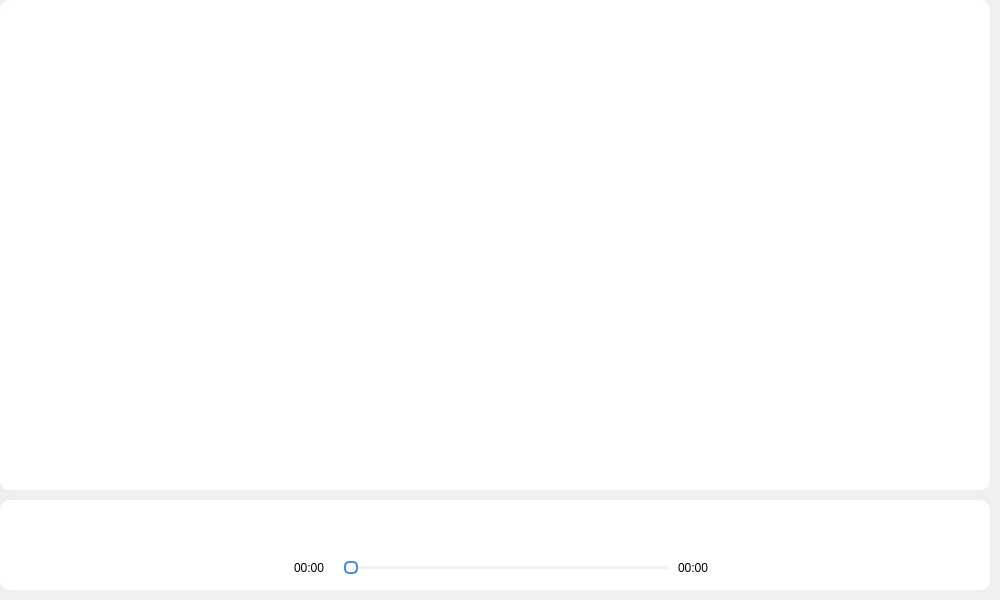
<?xml version="1.0" encoding="UTF-8"?>
<ui version="4.0">
 <class>UIMain</class>
 <widget class="QWidget" name="UIMain">
  <property name="geometry">
   <rect>
    <x>0</x>
    <y>0</y>
    <width>1000</width>
    <height>600</height>
   </rect>
  </property>
  <property name="sizePolicy">
   <sizepolicy hsizetype="Preferred" vsizetype="Preferred">
    <horstretch>0</horstretch>
    <verstretch>0</verstretch>
   </sizepolicy>
  </property>
  <property name="minimumSize">
   <size>
    <width>1000</width>
    <height>600</height>
   </size>
  </property>
  <property name="baseSize">
   <size>
    <width>0</width>
    <height>0</height>
   </size>
  </property>
  <property name="windowTitle">
   <string>Form</string>
  </property>
  <property name="styleSheet">
   <string notr="true"/>
  </property>
  <layout class="QVBoxLayout" name="verticalLayout_2">
   <property name="spacing">
    <number>10</number>
   </property>
   <property name="leftMargin">
    <number>0</number>
   </property>
   <property name="topMargin">
    <number>0</number>
   </property>
   <property name="rightMargin">
    <number>10</number>
   </property>
   <property name="bottomMargin">
    <number>10</number>
   </property>
   <item>
    <widget class="QStackedWidget" name="stackedWidget">
     <property name="styleSheet">
      <string notr="true">border-radius: 10px;


</string>
     </property>
     <property name="currentIndex">
      <number>0</number>
     </property>
     <widget class="QWidget" name="page">
      <layout class="QVBoxLayout" name="verticalLayout_4">
       <property name="spacing">
        <number>0</number>
       </property>
       <property name="leftMargin">
        <number>0</number>
       </property>
       <property name="topMargin">
        <number>0</number>
       </property>
       <property name="rightMargin">
        <number>0</number>
       </property>
       <property name="bottomMargin">
        <number>0</number>
       </property>
       <item>
        <widget class="QListView" name="listView">
         <property name="sizePolicy">
          <sizepolicy hsizetype="Expanding" vsizetype="Expanding">
           <horstretch>0</horstretch>
           <verstretch>0</verstretch>
          </sizepolicy>
         </property>
         <property name="styleSheet">
          <string notr="true">    QListView {
		background-color: white;
        border: none;
        outline: none;
    }
    QListView::item {
        height: 48px;
        padding: 6px 10px;
        font-size: 14px;
        color: #333333;
        border-bottom: 1px solid #f0f0f0;
    }
</string>
         </property>
         <property name="editTriggers">
          <set>QAbstractItemView::EditTrigger::NoEditTriggers</set>
         </property>
        </widget>
       </item>
      </layout>
     </widget>
     <widget class="QWidget" name="page_2">
      <layout class="QVBoxLayout" name="verticalLayout_5">
       <property name="spacing">
        <number>0</number>
       </property>
       <property name="leftMargin">
        <number>0</number>
       </property>
       <property name="topMargin">
        <number>0</number>
       </property>
       <property name="rightMargin">
        <number>0</number>
       </property>
       <property name="bottomMargin">
        <number>0</number>
       </property>
       <item>
        <widget class="QListView" name="collectListView">
         <property name="styleSheet">
          <string notr="true"> QListView {
		background-color: white;
        border: none;
        outline: none;
    }
    QListView::item {
        height: 48px;
        padding: 6px 10px;
        font-size: 14px;
        color: #333333;
        border-bottom: 1px solid #f0f0f0;
    }
</string>
         </property>
         <property name="editTriggers">
          <set>QAbstractItemView::EditTrigger::NoEditTriggers</set>
         </property>
        </widget>
       </item>
      </layout>
     </widget>
     <widget class="QWidget" name="page_3">
      <layout class="QVBoxLayout" name="verticalLayout_6">
       <property name="spacing">
        <number>0</number>
       </property>
       <property name="leftMargin">
        <number>0</number>
       </property>
       <property name="topMargin">
        <number>0</number>
       </property>
       <property name="rightMargin">
        <number>0</number>
       </property>
       <property name="bottomMargin">
        <number>0</number>
       </property>
       <item>
        <widget class="QWidget" name="widget_2" native="true">
         <property name="styleSheet">
          <string notr="true"/>
         </property>
         <layout class="QVBoxLayout" name="verticalLayout_7">
          <property name="spacing">
           <number>0</number>
          </property>
          <property name="leftMargin">
           <number>0</number>
          </property>
          <property name="topMargin">
           <number>0</number>
          </property>
          <property name="rightMargin">
           <number>0</number>
          </property>
          <property name="bottomMargin">
           <number>0</number>
          </property>
          <item>
           <layout class="QHBoxLayout" name="horizontalLayout_4">
            <property name="spacing">
             <number>30</number>
            </property>
            <item>
             <widget class="QLabel" name="playlistCover">
              <property name="minimumSize">
               <size>
                <width>50</width>
                <height>50</height>
               </size>
              </property>
              <property name="maximumSize">
               <size>
                <width>100</width>
                <height>100</height>
               </size>
              </property>
              <property name="text">
               <string/>
              </property>
              <property name="pixmap">
               <pixmap resource="../../../resources/icon.qrc">:/icon/cover.png</pixmap>
              </property>
              <property name="scaledContents">
               <bool>true</bool>
              </property>
             </widget>
            </item>
            <item>
             <widget class="QLabel" name="playlistName">
              <property name="font">
               <font>
                <pointsize>12</pointsize>
                <italic>false</italic>
                <bold>true</bold>
               </font>
              </property>
              <property name="text">
               <string>新建歌单1</string>
              </property>
             </widget>
            </item>
           </layout>
          </item>
          <item>
           <widget class="QListView" name="songListView">
            <property name="styleSheet">
             <string notr="true">background-color: rgb(255, 255, 255);</string>
            </property>
            <property name="editTriggers">
             <set>QAbstractItemView::EditTrigger::NoEditTriggers</set>
            </property>
           </widget>
          </item>
         </layout>
        </widget>
       </item>
      </layout>
     </widget>
    </widget>
   </item>
   <item>
    <widget class="QFrame" name="controlBar">
     <property name="sizePolicy">
      <sizepolicy hsizetype="Expanding" vsizetype="Fixed">
       <horstretch>0</horstretch>
       <verstretch>0</verstretch>
      </sizepolicy>
     </property>
     <property name="styleSheet">
      <string notr="true">QFrame {
	background: white;
	border-radius: 10px;
}</string>
     </property>
     <property name="frameShape">
      <enum>QFrame::Shape::StyledPanel</enum>
     </property>
     <property name="frameShadow">
      <enum>QFrame::Shadow::Raised</enum>
     </property>
     <layout class="QHBoxLayout" name="horizontalLayout_3">
      <property name="leftMargin">
       <number>12</number>
      </property>
      <property name="topMargin">
       <number>10</number>
      </property>
      <property name="rightMargin">
       <number>12</number>
      </property>
      <property name="bottomMargin">
       <number>10</number>
      </property>
      <item>
       <widget class="QPushButton" name="coverBtn">
        <property name="minimumSize">
         <size>
          <width>70</width>
          <height>70</height>
         </size>
        </property>
        <property name="maximumSize">
         <size>
          <width>70</width>
          <height>70</height>
         </size>
        </property>
        <property name="cursor">
         <cursorShape>PointingHandCursor</cursorShape>
        </property>
        <property name="text">
         <string/>
        </property>
        <property name="icon">
         <iconset resource="../../../resources/icon.qrc">
          <normaloff>:/icon/cover.png</normaloff>:/icon/cover.png</iconset>
        </property>
        <property name="iconSize">
         <size>
          <width>60</width>
          <height>60</height>
         </size>
        </property>
        <property name="checkable">
         <bool>true</bool>
        </property>
        <property name="flat">
         <bool>true</bool>
        </property>
       </widget>
      </item>
      <item>
       <widget class="QWidget" name="widget" native="true">
        <property name="minimumSize">
         <size>
          <width>200</width>
          <height>70</height>
         </size>
        </property>
        <property name="maximumSize">
         <size>
          <width>200</width>
          <height>70</height>
         </size>
        </property>
        <property name="styleSheet">
         <string notr="true"/>
        </property>
        <layout class="QVBoxLayout" name="verticalLayout_3">
         <item>
          <widget class="QLabel" name="titleSinger">
           <property name="minimumSize">
            <size>
             <width>0</width>
             <height>20</height>
            </size>
           </property>
           <property name="styleSheet">
            <string notr="true">font-size: 16px;</string>
           </property>
           <property name="text">
            <string/>
           </property>
           <property name="textFormat">
            <enum>Qt::TextFormat::RichText</enum>
           </property>
          </widget>
         </item>
         <item>
          <widget class="QPushButton" name="loveBtn">
           <property name="enabled">
            <bool>true</bool>
           </property>
           <property name="minimumSize">
            <size>
             <width>22</width>
             <height>22</height>
            </size>
           </property>
           <property name="maximumSize">
            <size>
             <width>22</width>
             <height>22</height>
            </size>
           </property>
           <property name="cursor">
            <cursorShape>PointingHandCursor</cursorShape>
           </property>
           <property name="mouseTracking">
            <bool>false</bool>
           </property>
           <property name="text">
            <string/>
           </property>
           <property name="icon">
            <iconset>
             <selectedon>:/icon/dislove.png</selectedon>
            </iconset>
           </property>
           <property name="iconSize">
            <size>
             <width>22</width>
             <height>22</height>
            </size>
           </property>
           <property name="checkable">
            <bool>true</bool>
           </property>
           <property name="flat">
            <bool>true</bool>
           </property>
          </widget>
         </item>
        </layout>
       </widget>
      </item>
      <item>
       <widget class="QWidget" name="widget_3" native="true">
        <property name="sizePolicy">
         <sizepolicy hsizetype="Expanding" vsizetype="Expanding">
          <horstretch>0</horstretch>
          <verstretch>0</verstretch>
         </sizepolicy>
        </property>
        <property name="minimumSize">
         <size>
          <width>32</width>
          <height>32</height>
         </size>
        </property>
        <property name="styleSheet">
         <string notr="true"/>
        </property>
        <layout class="QVBoxLayout" name="verticalLayout" stretch="2,0">
         <property name="spacing">
          <number>0</number>
         </property>
         <property name="leftMargin">
          <number>0</number>
         </property>
         <property name="topMargin">
          <number>0</number>
         </property>
         <property name="rightMargin">
          <number>0</number>
         </property>
         <property name="bottomMargin">
          <number>0</number>
         </property>
         <item>
          <layout class="QHBoxLayout" name="horizontalLayout">
           <item>
            <spacer name="horizontalSpacer_2">
             <property name="orientation">
              <enum>Qt::Orientation::Horizontal</enum>
             </property>
             <property name="sizeHint" stdset="0">
              <size>
               <width>40</width>
               <height>20</height>
              </size>
             </property>
            </spacer>
           </item>
           <item>
            <widget class="QPushButton" name="modeBtn">
             <property name="sizePolicy">
              <sizepolicy hsizetype="Fixed" vsizetype="Preferred">
               <horstretch>0</horstretch>
               <verstretch>0</verstretch>
              </sizepolicy>
             </property>
             <property name="minimumSize">
              <size>
               <width>35</width>
               <height>35</height>
              </size>
             </property>
             <property name="maximumSize">
              <size>
               <width>35</width>
               <height>35</height>
              </size>
             </property>
             <property name="cursor">
              <cursorShape>PointingHandCursor</cursorShape>
             </property>
             <property name="text">
              <string/>
             </property>
             <property name="icon">
              <iconset resource="../../../resources/icon.qrc">
               <normaloff>:/icon/loop.png</normaloff>:/icon/loop.png</iconset>
             </property>
             <property name="iconSize">
              <size>
               <width>20</width>
               <height>20</height>
              </size>
             </property>
             <property name="shortcut">
              <string>CapsLock, Return</string>
             </property>
             <property name="flat">
              <bool>true</bool>
             </property>
            </widget>
           </item>
           <item>
            <spacer name="horizontalSpacer_6">
             <property name="orientation">
              <enum>Qt::Orientation::Horizontal</enum>
             </property>
             <property name="sizeType">
              <enum>QSizePolicy::Policy::Fixed</enum>
             </property>
             <property name="sizeHint" stdset="0">
              <size>
               <width>25</width>
               <height>25</height>
              </size>
             </property>
            </spacer>
           </item>
           <item>
            <widget class="QPushButton" name="lastBtn">
             <property name="sizePolicy">
              <sizepolicy hsizetype="Preferred" vsizetype="Fixed">
               <horstretch>0</horstretch>
               <verstretch>0</verstretch>
              </sizepolicy>
             </property>
             <property name="minimumSize">
              <size>
               <width>35</width>
               <height>35</height>
              </size>
             </property>
             <property name="maximumSize">
              <size>
               <width>35</width>
               <height>35</height>
              </size>
             </property>
             <property name="cursor">
              <cursorShape>PointingHandCursor</cursorShape>
             </property>
             <property name="text">
              <string/>
             </property>
             <property name="icon">
              <iconset resource="../../../resources/icon.qrc">
               <normaloff>:/icon/last.png</normaloff>:/icon/last.png</iconset>
             </property>
             <property name="iconSize">
              <size>
               <width>20</width>
               <height>20</height>
              </size>
             </property>
             <property name="flat">
              <bool>true</bool>
             </property>
            </widget>
           </item>
           <item>
            <spacer name="horizontalSpacer_8">
             <property name="orientation">
              <enum>Qt::Orientation::Horizontal</enum>
             </property>
             <property name="sizeType">
              <enum>QSizePolicy::Policy::Fixed</enum>
             </property>
             <property name="sizeHint" stdset="0">
              <size>
               <width>25</width>
               <height>25</height>
              </size>
             </property>
            </spacer>
           </item>
           <item>
            <widget class="QPushButton" name="playBtn">
             <property name="sizePolicy">
              <sizepolicy hsizetype="Preferred" vsizetype="Fixed">
               <horstretch>0</horstretch>
               <verstretch>0</verstretch>
              </sizepolicy>
             </property>
             <property name="minimumSize">
              <size>
               <width>45</width>
               <height>45</height>
              </size>
             </property>
             <property name="maximumSize">
              <size>
               <width>50</width>
               <height>50</height>
              </size>
             </property>
             <property name="cursor">
              <cursorShape>PointingHandCursor</cursorShape>
             </property>
             <property name="styleSheet">
              <string notr="true">QPushButton{
	min-width: 43;
	min-height: 43;
}</string>
             </property>
             <property name="text">
              <string/>
             </property>
             <property name="icon">
              <iconset resource="../../../resources/icon.qrc">
               <normaloff>:/icon/pause.png</normaloff>:/icon/pause.png</iconset>
             </property>
             <property name="iconSize">
              <size>
               <width>43</width>
               <height>43</height>
              </size>
             </property>
             <property name="flat">
              <bool>true</bool>
             </property>
            </widget>
           </item>
           <item>
            <spacer name="horizontalSpacer_9">
             <property name="orientation">
              <enum>Qt::Orientation::Horizontal</enum>
             </property>
             <property name="sizeType">
              <enum>QSizePolicy::Policy::Fixed</enum>
             </property>
             <property name="sizeHint" stdset="0">
              <size>
               <width>25</width>
               <height>25</height>
              </size>
             </property>
            </spacer>
           </item>
           <item>
            <widget class="QPushButton" name="nextBtn">
             <property name="sizePolicy">
              <sizepolicy hsizetype="Preferred" vsizetype="Fixed">
               <horstretch>0</horstretch>
               <verstretch>0</verstretch>
              </sizepolicy>
             </property>
             <property name="minimumSize">
              <size>
               <width>35</width>
               <height>35</height>
              </size>
             </property>
             <property name="maximumSize">
              <size>
               <width>35</width>
               <height>35</height>
              </size>
             </property>
             <property name="cursor">
              <cursorShape>PointingHandCursor</cursorShape>
             </property>
             <property name="text">
              <string/>
             </property>
             <property name="icon">
              <iconset resource="../../../resources/icon.qrc">
               <normaloff>:/icon/next.png</normaloff>:/icon/next.png</iconset>
             </property>
             <property name="iconSize">
              <size>
               <width>20</width>
               <height>20</height>
              </size>
             </property>
             <property name="flat">
              <bool>true</bool>
             </property>
            </widget>
           </item>
           <item>
            <spacer name="horizontalSpacer_7">
             <property name="orientation">
              <enum>Qt::Orientation::Horizontal</enum>
             </property>
             <property name="sizeType">
              <enum>QSizePolicy::Policy::Fixed</enum>
             </property>
             <property name="sizeHint" stdset="0">
              <size>
               <width>25</width>
               <height>25</height>
              </size>
             </property>
            </spacer>
           </item>
           <item>
            <widget class="QPushButton" name="volumeBtn">
             <property name="sizePolicy">
              <sizepolicy hsizetype="Fixed" vsizetype="Preferred">
               <horstretch>0</horstretch>
               <verstretch>0</verstretch>
              </sizepolicy>
             </property>
             <property name="minimumSize">
              <size>
               <width>35</width>
               <height>35</height>
              </size>
             </property>
             <property name="maximumSize">
              <size>
               <width>35</width>
               <height>35</height>
              </size>
             </property>
             <property name="cursor">
              <cursorShape>PointingHandCursor</cursorShape>
             </property>
             <property name="text">
              <string/>
             </property>
             <property name="icon">
              <iconset resource="../../../resources/icon.qrc">
               <normaloff>:/icon/volume.png</normaloff>:/icon/volume.png</iconset>
             </property>
             <property name="iconSize">
              <size>
               <width>25</width>
               <height>25</height>
              </size>
             </property>
             <property name="flat">
              <bool>true</bool>
             </property>
            </widget>
           </item>
           <item>
            <spacer name="horizontalSpacer_3">
             <property name="orientation">
              <enum>Qt::Orientation::Horizontal</enum>
             </property>
             <property name="sizeType">
              <enum>QSizePolicy::Policy::Expanding</enum>
             </property>
             <property name="sizeHint" stdset="0">
              <size>
               <width>40</width>
               <height>20</height>
              </size>
             </property>
            </spacer>
           </item>
          </layout>
         </item>
         <item>
          <layout class="QHBoxLayout" name="horizontalLayout_2" stretch="0,0,0">
           <property name="spacing">
            <number>10</number>
           </property>
           <item>
            <widget class="QLabel" name="curDuration">
             <property name="minimumSize">
              <size>
               <width>40</width>
               <height>0</height>
              </size>
             </property>
             <property name="maximumSize">
              <size>
               <width>40</width>
               <height>16777215</height>
              </size>
             </property>
             <property name="text">
              <string>00:00</string>
             </property>
            </widget>
           </item>
           <item>
            <widget class="QSlider" name="progressSlider">
             <property name="sizePolicy">
              <sizepolicy hsizetype="Expanding" vsizetype="Preferred">
               <horstretch>0</horstretch>
               <verstretch>0</verstretch>
              </sizepolicy>
             </property>
             <property name="minimumSize">
              <size>
               <width>200</width>
               <height>0</height>
              </size>
             </property>
             <property name="maximumSize">
              <size>
               <width>16777215</width>
               <height>16777215</height>
              </size>
             </property>
             <property name="styleSheet">
              <string notr="true">	/* 凹槽：浅灰背景 */
    QSlider::groove:horizontal {
        background: #f0f0f0;
        height: 3px;
        border-radius: 3px;
    }
    
    /* 已滑过区域：蓝色 */
    QSlider::sub-page:horizontal {
        background: #4a90d9;
        border-radius: 3px;
    }
    
    /* 滑块：白色圆形，蓝色描边 */
    QSlider::handle:horizontal {
        background: #ffffff;
        border: 2px solid #4a90d9;
        width: 10px;
        height: -3px;
        margin: -5px 0;
        border-radius: 5px;
    }
    

</string>
             </property>
             <property name="orientation">
              <enum>Qt::Orientation::Horizontal</enum>
             </property>
            </widget>
           </item>
           <item>
            <widget class="QLabel" name="totalDuration">
             <property name="minimumSize">
              <size>
               <width>40</width>
               <height>0</height>
              </size>
             </property>
             <property name="maximumSize">
              <size>
               <width>40</width>
               <height>16777215</height>
              </size>
             </property>
             <property name="text">
              <string>00:00</string>
             </property>
            </widget>
           </item>
          </layout>
         </item>
        </layout>
       </widget>
      </item>
      <item>
       <spacer name="horizontalSpacer_4">
        <property name="orientation">
         <enum>Qt::Orientation::Horizontal</enum>
        </property>
        <property name="sizeType">
         <enum>QSizePolicy::Policy::Fixed</enum>
        </property>
        <property name="sizeHint" stdset="0">
         <size>
          <width>200</width>
          <height>60</height>
         </size>
        </property>
       </spacer>
      </item>
      <item>
       <spacer name="horizontalSpacer">
        <property name="orientation">
         <enum>Qt::Orientation::Horizontal</enum>
        </property>
        <property name="sizeType">
         <enum>QSizePolicy::Policy::Minimum</enum>
        </property>
        <property name="sizeHint" stdset="0">
         <size>
          <width>60</width>
          <height>60</height>
         </size>
        </property>
       </spacer>
      </item>
     </layout>
    </widget>
   </item>
  </layout>
 </widget>
 <resources>
  <include location="../../../resources/icon.qrc"/>
 </resources>
 <connections/>
</ui>
